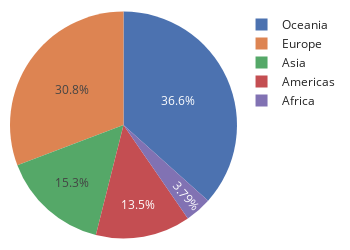

The notebook cell this image was saved under:
### Markdown cell above
**Compare Positions and Lengths Rather than Angles or Areas.**
People understand visualizations better when the visualization uses
positions and lengths rather than angles and areas.
For instance, pie charts make readers use angles, as the chart of
GDP below shows.
It's hard to use these kinds of plots to make comparisons.
For instance, the difference in GDP between the Americas and Asia is nearly
invisible without using the pie chart labels.

### Code cell
gap = px.data.gapminder()
gdp = (gap
 .query('year == 2007')
 .groupby('continent')
 ['gdpPercap']
 .mean()
 .reset_index()
)
px.pie(gdp, names='continent', values='gdpPercap',
       width=350, height=250)

### Figure 1 — Plotly figure (JSON) as saved in the notebook; plotly's stock layout.template omitted (floating-point values rounded to 4 significant figures)
{"data": [{"domain": {"x": [0, 1], "y": [0, 1]}, "hovertemplate": "continent=%{label}<br>gdpPercap=%{value}<extra></extra>", "labels": ["Africa", "Americas", "Asia", "Europe", "Oceania"], "legendgroup": "", "name": "", "showlegend": true, "type": "pie", "values": [3089.0, 11000.0, 12470.0, 25050.0, 29810.0]}], "layout": {"height": 250, "legend": {"tracegroupgap": 0}, "width": 350}}
